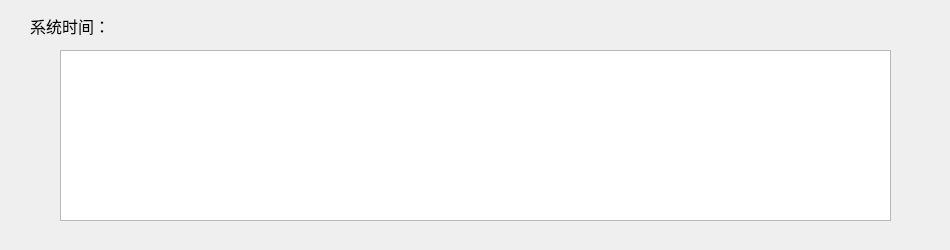
<?xml version="1.0" encoding="UTF-8"?>
<ui version="4.0">
 <class>Dialog</class>
 <widget class="QDialog" name="Dialog">
  <property name="geometry">
   <rect>
    <x>0</x>
    <y>0</y>
    <width>950</width>
    <height>250</height>
   </rect>
  </property>
  <property name="windowTitle">
   <string>Dialog</string>
  </property>
  <widget class="QLabel" name="label">
   <property name="geometry">
    <rect>
     <x>30</x>
     <y>10</y>
     <width>181</width>
     <height>31</height>
    </rect>
   </property>
   <property name="font">
    <font>
     <family>微软雅黑</family>
     <pointsize>12</pointsize>
    </font>
   </property>
   <property name="text">
    <string>系统时间：</string>
   </property>
  </widget>
  <widget class="QTextBrowser" name="textBrowser">
   <property name="geometry">
    <rect>
     <x>60</x>
     <y>50</y>
     <width>831</width>
     <height>171</height>
    </rect>
   </property>
  </widget>
 </widget>
 <resources/>
 <connections/>
</ui>
